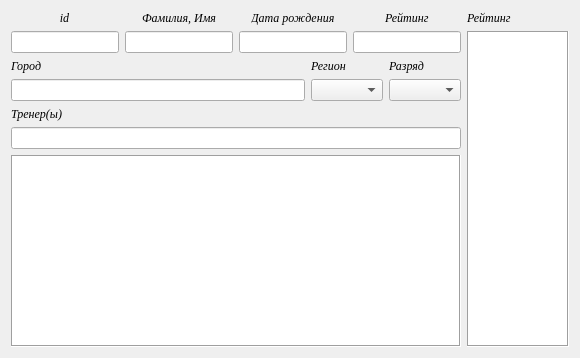
    <widget class="QWidget" name="tab_1">
     <attribute name="title">
      <string>Участники</string>
     </attribute>
     <layout class="QGridLayout" name="gridLayout_2">
      <item row="0" column="0">
       <layout class="QVBoxLayout" name="verticalLayout_20">
        <item alignment="Qt::AlignHCenter">
         <widget class="QLabel" name="label_67">
          <property name="font">
           <font>
            <family>Times New Roman</family>
            <italic>true</italic>
           </font>
          </property>
          <property name="text">
           <string>id</string>
          </property>
          <property name="alignment">
           <set>Qt::AlignCenter</set>
          </property>
         </widget>
        </item>
        <item>
         <widget class="QLineEdit" name="lineEdit_id"/>
        </item>
       </layout>
      </item>
      <item row="0" column="1">
       <layout class="QVBoxLayout" name="verticalLayout_24">
        <item alignment="Qt::AlignHCenter">
         <widget class="QLabel" name="label">
          <property name="font">
           <font>
            <family>Times New Roman</family>
            <italic>true</italic>
           </font>
          </property>
          <property name="text">
           <string>Фамилия, Имя</string>
          </property>
         </widget>
        </item>
        <item>
         <widget class="QLineEdit" name="lineEdit_Family_name"/>
        </item>
       </layout>
      </item>
      <item row="0" column="2">
       <layout class="QVBoxLayout" name="verticalLayout_25">
        <item alignment="Qt::AlignHCenter">
         <widget class="QLabel" name="label_2">
          <property name="font">
           <font>
            <family>Times New Roman</family>
            <italic>true</italic>
           </font>
          </property>
          <property name="text">
           <string>Дата рождения</string>
          </property>
         </widget>
        </item>
        <item>
         <widget class="QLineEdit" name="lineEdit_bday"/>
        </item>
       </layout>
      </item>
      <item row="0" column="3">
       <layout class="QVBoxLayout" name="verticalLayout_26">
        <item alignment="Qt::AlignHCenter|Qt::AlignVCenter">
         <widget class="QLabel" name="label_3">
          <property name="font">
           <font>
            <family>Times New Roman</family>
            <italic>true</italic>
           </font>
          </property>
          <property name="text">
           <string>Рейтинг</string>
          </property>
         </widget>
        </item>
        <item>
         <widget class="QLineEdit" name="lineEdit_R"/>
        </item>
       </layout>
      </item>
      <item row="1" column="0" colspan="4">
       <layout class="QHBoxLayout" name="horizontalLayout_8">
        <item>
         <layout class="QVBoxLayout" name="verticalLayout_28">
          <item>
           <widget class="QLabel" name="label_4">
            <property name="font">
             <font>
              <family>Times New Roman</family>
              <italic>true</italic>
             </font>
            </property>
            <property name="text">
             <string>Город</string>
            </property>
           </widget>
          </item>
          <item>
           <widget class="QLineEdit" name="lineEdit_city_list"/>
          </item>
         </layout>
        </item>
        <item>
         <layout class="QVBoxLayout" name="verticalLayout_29">
          <item>
           <widget class="QLabel" name="label_5">
            <property name="font">
             <font>
              <family>Times New Roman</family>
              <italic>true</italic>
             </font>
            </property>
            <property name="text">
             <string>Регион</string>
            </property>
           </widget>
          </item>
          <item>
           <widget class="QComboBox" name="comboBox_region">
            <property name="sizeAdjustPolicy">
             <enum>QComboBox::AdjustToContentsOnFirstShow</enum>
            </property>
           </widget>
          </item>
         </layout>
        </item>
        <item>
         <layout class="QVBoxLayout" name="verticalLayout_30">
          <item>
           <widget class="QLabel" name="label_6">
            <property name="font">
             <font>
              <family>Times New Roman</family>
              <italic>true</italic>
             </font>
            </property>
            <property name="text">
             <string>Разряд</string>
            </property>
           </widget>
          </item>
          <item>
           <widget class="QComboBox" name="comboBox_razryad"/>
          </item>
         </layout>
        </item>
       </layout>
      </item>
      <item row="2" column="0" colspan="4">
       <layout class="QVBoxLayout" name="verticalLayout_31">
        <property name="sizeConstraint">
         <enum>QLayout::SetNoConstraint</enum>
        </property>
        <item>
         <widget class="QLabel" name="label_7">
          <property name="font">
           <font>
            <family>Times New Roman</family>
            <italic>true</italic>
           </font>
          </property>
          <property name="text">
           <string>Тренер(ы)</string>
          </property>
         </widget>
        </item>
        <item>
         <widget class="QLineEdit" name="lineEdit_coach"/>
        </item>
       </layout>
      </item>
      <item row="3" column="0" colspan="4">
       <widget class="QTextEdit" name="textEdit">
        <property name="sizePolicy">
         <sizepolicy hsizetype="Expanding" vsizetype="MinimumExpanding">
          <horstretch>0</horstretch>
          <verstretch>0</verstretch>
         </sizepolicy>
        </property>
        <property name="font">
         <font>
          <family>Georgia</family>
          <pointsize>14</pointsize>
          <italic>true</italic>
         </font>
        </property>
        <property name="inputMethodHints">
         <set>Qt::ImhDigitsOnly|Qt::ImhMultiLine</set>
        </property>
        <property name="frameShape">
         <enum>QFrame::Box</enum>
        </property>
       </widget>
      </item>
      <item row="0" column="4" rowspan="4">
       <layout class="QVBoxLayout" name="verticalLayout_27">
        <item>
         <widget class="QLabel" name="label_63">
          <property name="font">
           <font>
            <family>Times New Roman</family>
            <italic>true</italic>
           </font>
          </property>
          <property name="text">
           <string>Рейтинг</string>
          </property>
         </widget>
        </item>
        <item>
         <widget class="QListWidget" name="listWidget">
          <property name="font">
           <font>
            <family>Times</family>
            <italic>true</italic>
           </font>
          </property>
          <property name="tabletTracking">
           <bool>false</bool>
          </property>
          <property name="layoutDirection">
           <enum>Qt::LeftToRight</enum>
          </property>
          <property name="frameShape">
           <enum>QFrame::Box</enum>
          </property>
          <property name="sizeAdjustPolicy">
           <enum>QAbstractScrollArea::AdjustToContents</enum>
          </property>
          <property name="resizeMode">
           <enum>QListView::Adjust</enum>
          </property>
         </widget>
        </item>
       </layout>
      </item>
     </layout>
    </widget>
